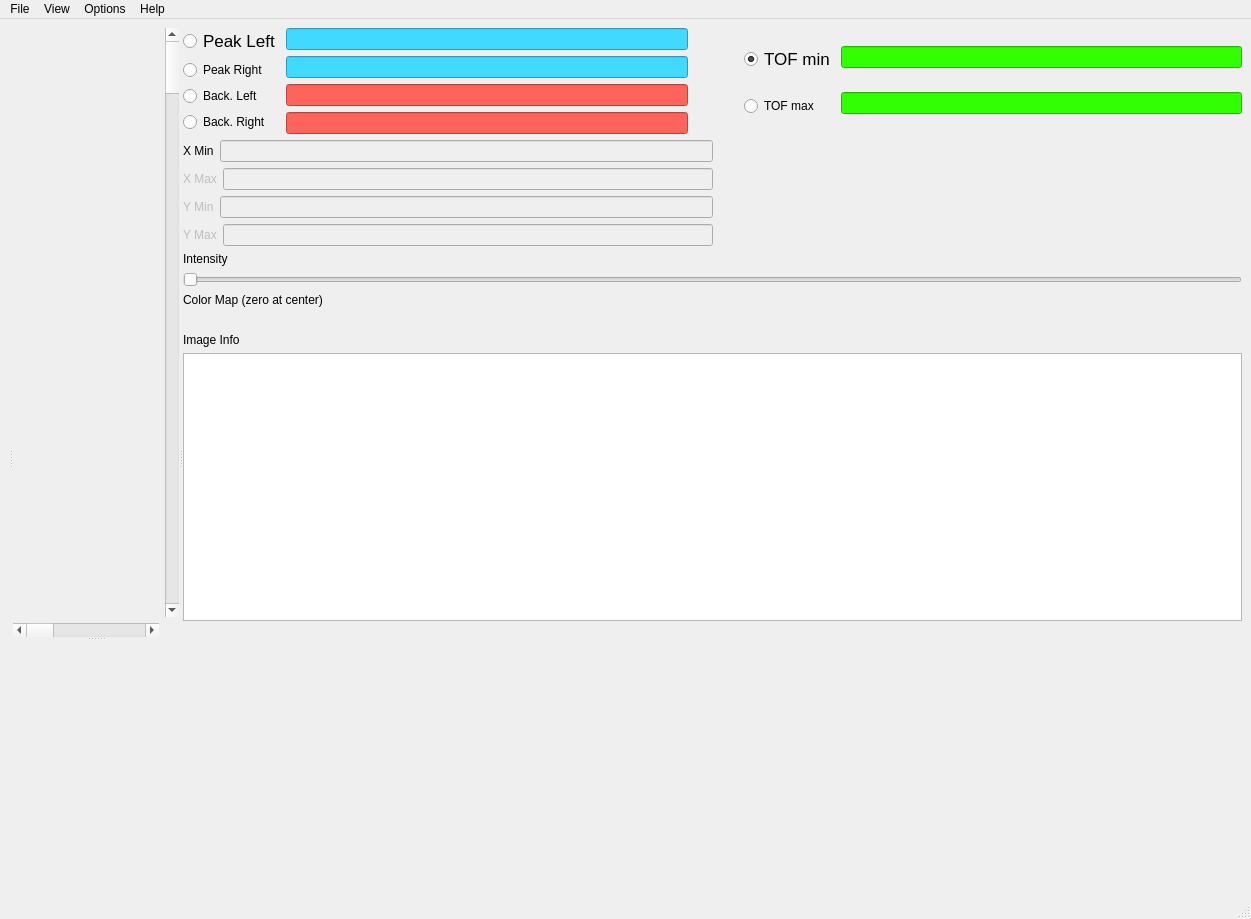
<?xml version="1.0" encoding="UTF-8"?>
<ui version="4.0">
 <class>MainWindow</class>
 <widget class="QMainWindow" name="MainWindow">
  <property name="geometry">
   <rect>
    <x>0</x>
    <y>0</y>
    <width>1251</width>
    <height>919</height>
   </rect>
  </property>
  <property name="windowTitle">
   <string>Image Viewer</string>
  </property>
  <widget class="QWidget" name="centralwidget">
   <layout class="QGridLayout" name="gridLayout_5">
    <item row="0" column="0">
     <widget class="QSplitter" name="left_right_splitter">
      <property name="orientation">
       <enum>Qt::Horizontal</enum>
      </property>
      <widget class="QSplitter" name="vgraphSplitter">
       <property name="orientation">
        <enum>Qt::Vertical</enum>
       </property>
       <widget class="QwtPlot" name="v_graphPlot"/>
      </widget>
      <widget class="QSplitter" name="imageSplitter">
       <property name="orientation">
        <enum>Qt::Vertical</enum>
       </property>
       <widget class="QWidget" name="layoutWidget">
        <layout class="QGridLayout" name="gridLayout">
         <item row="0" column="0">
          <widget class="QwtPlot" name="imagePlot"/>
         </item>
         <item row="0" column="1">
          <widget class="QScrollBar" name="imageVerticalScrollBar">
           <property name="orientation">
            <enum>Qt::Vertical</enum>
           </property>
          </widget>
         </item>
         <item row="1" column="0">
          <widget class="QScrollBar" name="imageHorizontalScrollBar">
           <property name="orientation">
            <enum>Qt::Horizontal</enum>
           </property>
          </widget>
         </item>
        </layout>
       </widget>
       <widget class="QwtPlot" name="h_graphPlot"/>
      </widget>
      <widget class="QWidget" name="layoutWidget_grid4">
       <layout class="QGridLayout" name="gridLayout_4">
        <item row="4" column="0">
         <layout class="QGridLayout" name="gridLayout_3"/>
        </item>
        <item row="5" column="0">
         <widget class="QLabel" name="label_2">
          <property name="text">
           <string>Color Map (zero at center)</string>
          </property>
         </widget>
        </item>
        <item row="7" column="0">
         <widget class="QLabel" name="color_scale"/>
        </item>
        <item row="0" column="0">
         <layout class="QFormLayout" name="formLayout">
          <property name="fieldGrowthPolicy">
           <enum>QFormLayout::FieldsStayAtSizeHint</enum>
          </property>
         </layout>
        </item>
        <item row="1" column="0">
         <layout class="QHBoxLayout" name="horizontalLayout_5">
          <item>
           <layout class="QVBoxLayout" name="verticalLayout_5">
            <item>
             <widget class="QRadioButton" name="radioButton_peakLeft">
              <property name="maximumSize">
               <size>
                <width>150</width>
                <height>16777215</height>
               </size>
              </property>
              <property name="sizeIncrement">
               <size>
                <width>150</width>
                <height>0</height>
               </size>
              </property>
              <property name="baseSize">
               <size>
                <width>0</width>
                <height>0</height>
               </size>
              </property>
              <property name="font">
               <font>
                <pointsize>13</pointsize>
               </font>
              </property>
              <property name="text">
               <string>Peak Left</string>
              </property>
              <property name="checked">
               <bool>true</bool>
              </property>
             </widget>
            </item>
            <item>
             <widget class="QRadioButton" name="radioButton_peakRight">
              <property name="maximumSize">
               <size>
                <width>150</width>
                <height>16777215</height>
               </size>
              </property>
              <property name="sizeIncrement">
               <size>
                <width>150</width>
                <height>0</height>
               </size>
              </property>
              <property name="text">
               <string>Peak Right</string>
              </property>
             </widget>
            </item>
            <item>
             <widget class="QRadioButton" name="radioButton_backLeft">
              <property name="text">
               <string>Back. Left</string>
              </property>
             </widget>
            </item>
            <item>
             <widget class="QRadioButton" name="radioButton_backRight">
              <property name="text">
               <string>Back. Right</string>
              </property>
             </widget>
            </item>
           </layout>
          </item>
          <item>
           <layout class="QVBoxLayout" name="verticalLayout_10">
            <item>
             <widget class="QLineEdit" name="lineEdit_peakLeft">
              <property name="styleSheet">
               <string notr="true">background-color: rgb(65, 217, 255);</string>
              </property>
             </widget>
            </item>
            <item>
             <widget class="QLineEdit" name="lineEdit_peakRight">
              <property name="styleSheet">
               <string notr="true">background-color: rgb(65, 217, 255);</string>
              </property>
             </widget>
            </item>
            <item>
             <widget class="QLineEdit" name="lineEdit_backLeft">
              <property name="styleSheet">
               <string notr="true">background-color: rgb(255, 100, 91);</string>
              </property>
             </widget>
            </item>
            <item>
             <widget class="QLineEdit" name="lineEdit_backRight">
              <property name="styleSheet">
               <string notr="true">background-color: rgb(255, 100, 91);</string>
              </property>
             </widget>
            </item>
           </layout>
          </item>
          <item>
           <spacer name="horizontalSpacer_7">
            <property name="orientation">
             <enum>Qt::Horizontal</enum>
            </property>
            <property name="sizeType">
             <enum>QSizePolicy::Fixed</enum>
            </property>
            <property name="sizeHint" stdset="0">
             <size>
              <width>50</width>
              <height>20</height>
             </size>
            </property>
           </spacer>
          </item>
          <item>
           <layout class="QVBoxLayout" name="verticalLayout_9">
            <item>
             <widget class="QRadioButton" name="radioButton_TOFmin">
              <property name="maximumSize">
               <size>
                <width>150</width>
                <height>16777215</height>
               </size>
              </property>
              <property name="sizeIncrement">
               <size>
                <width>150</width>
                <height>0</height>
               </size>
              </property>
              <property name="baseSize">
               <size>
                <width>0</width>
                <height>0</height>
               </size>
              </property>
              <property name="font">
               <font>
                <pointsize>13</pointsize>
               </font>
              </property>
              <property name="text">
               <string>TOF min</string>
              </property>
              <property name="checked">
               <bool>true</bool>
              </property>
             </widget>
            </item>
            <item>
             <widget class="QRadioButton" name="radioButton_TOFmax">
              <property name="maximumSize">
               <size>
                <width>150</width>
                <height>16777215</height>
               </size>
              </property>
              <property name="sizeIncrement">
               <size>
                <width>150</width>
                <height>0</height>
               </size>
              </property>
              <property name="text">
               <string>TOF max</string>
              </property>
             </widget>
            </item>
           </layout>
          </item>
          <item>
           <layout class="QVBoxLayout" name="verticalLayout_11">
            <item>
             <widget class="QLineEdit" name="lineEdit_TOFmin">
              <property name="styleSheet">
               <string notr="true">background-color: rgb(50, 255, 1);</string>
              </property>
             </widget>
            </item>
            <item>
             <widget class="QLineEdit" name="lineEdit_TOFmax">
              <property name="styleSheet">
               <string notr="true">background-color: rgb(50, 255, 1);</string>
              </property>
             </widget>
            </item>
           </layout>
          </item>
         </layout>
        </item>
        <item row="10" column="0">
         <spacer name="verticalSpacer">
          <property name="orientation">
           <enum>Qt::Vertical</enum>
          </property>
          <property name="sizeHint" stdset="0">
           <size>
            <width>20</width>
            <height>40</height>
           </size>
          </property>
         </spacer>
        </item>
        <item row="9" column="0">
         <widget class="QTableWidget" name="image_table"/>
        </item>
        <item row="8" column="0">
         <widget class="QLabel" name="table_label">
          <property name="text">
           <string>Image Info</string>
          </property>
         </widget>
        </item>
        <item row="2" column="0">
         <layout class="QGridLayout" name="gridLayout_2">
          <item row="1" column="1">
           <spacer name="horizontalSpacer_6">
            <property name="orientation">
             <enum>Qt::Horizontal</enum>
            </property>
            <property name="sizeHint" stdset="0">
             <size>
              <width>40</width>
              <height>20</height>
             </size>
            </property>
           </spacer>
          </item>
          <item row="1" column="0">
           <layout class="QVBoxLayout" name="verticalLayout_3">
            <item>
             <layout class="QVBoxLayout" name="verticalLayout_4">
              <item>
               <layout class="QHBoxLayout" name="horizontalLayout_7">
                <item>
                 <widget class="QLabel" name="peak_max_label">
                  <property name="text">
                   <string>X Min</string>
                  </property>
                 </widget>
                </item>
                <item>
                 <widget class="QLineEdit" name="x_min_input">
                  <property name="enabled">
                   <bool>false</bool>
                  </property>
                 </widget>
                </item>
               </layout>
              </item>
              <item>
               <layout class="QHBoxLayout" name="horizontalLayout_8">
                <item>
                 <widget class="QLabel" name="peak_min_label">
                  <property name="enabled">
                   <bool>false</bool>
                  </property>
                  <property name="text">
                   <string>X Max</string>
                  </property>
                 </widget>
                </item>
                <item>
                 <widget class="QLineEdit" name="x_max_input">
                  <property name="enabled">
                   <bool>false</bool>
                  </property>
                 </widget>
                </item>
               </layout>
              </item>
             </layout>
            </item>
            <item>
             <layout class="QHBoxLayout" name="horizontalLayout_6">
              <item>
               <widget class="QLabel" name="back_max_label">
                <property name="enabled">
                 <bool>false</bool>
                </property>
                <property name="text">
                 <string>Y Min</string>
                </property>
               </widget>
              </item>
              <item>
               <widget class="QLineEdit" name="y_min_input">
                <property name="enabled">
                 <bool>false</bool>
                </property>
               </widget>
              </item>
             </layout>
            </item>
            <item>
             <layout class="QHBoxLayout" name="horizontalLayout_9">
              <item>
               <widget class="QLabel" name="back_min_label">
                <property name="enabled">
                 <bool>false</bool>
                </property>
                <property name="text">
                 <string>Y Max</string>
                </property>
               </widget>
              </item>
              <item>
               <widget class="QLineEdit" name="y_max_input">
                <property name="enabled">
                 <bool>false</bool>
                </property>
               </widget>
              </item>
             </layout>
            </item>
           </layout>
          </item>
          <item row="3" column="0">
           <widget class="QLabel" name="intensity_label">
            <property name="text">
             <string>Intensity</string>
            </property>
           </widget>
          </item>
         </layout>
        </item>
        <item row="3" column="0">
         <widget class="QSlider" name="intensity_slider">
          <property name="orientation">
           <enum>Qt::Horizontal</enum>
          </property>
         </widget>
        </item>
       </layout>
      </widget>
     </widget>
    </item>
   </layout>
  </widget>
  <widget class="QMenuBar" name="menubar">
   <property name="geometry">
    <rect>
     <x>0</x>
     <y>0</y>
     <width>1251</width>
     <height>22</height>
    </rect>
   </property>
   <widget class="QMenu" name="menuFile">
    <property name="title">
     <string>File</string>
    </property>
    <addaction name="actionClose"/>
   </widget>
   <widget class="QMenu" name="menuEdit">
    <property name="title">
     <string>View</string>
    </property>
    <addaction name="action_Vscroll"/>
    <addaction name="action_Hscroll"/>
   </widget>
   <widget class="QMenu" name="menuOptions">
    <property name="title">
     <string>Options</string>
    </property>
    <widget class="QMenu" name="menuColor_Map">
     <property name="title">
      <string>Color Map</string>
     </property>
     <addaction name="actionHeat"/>
     <addaction name="actionGray"/>
     <addaction name="actionNegative_Gray"/>
     <addaction name="actionGreen_Yellow"/>
     <addaction name="actionRainbow"/>
     <addaction name="actionOptimal"/>
     <addaction name="actionMulti"/>
     <addaction name="actionSpectrum"/>
    </widget>
    <widget class="QMenu" name="menuGraph_Selected">
     <property name="title">
      <string>Graph Selected</string>
     </property>
     <addaction name="actionClear_Selections"/>
     <addaction name="actionOverlaid"/>
     <addaction name="actionOffset_Vertically"/>
     <addaction name="actionOffset_Diagonally"/>
    </widget>
    <addaction name="menuColor_Map"/>
    <addaction name="menuGraph_Selected"/>
    <addaction name="actionGraph_Rebinned_Data"/>
   </widget>
   <widget class="QMenu" name="menuHelp">
    <property name="title">
     <string>Help</string>
    </property>
   </widget>
   <addaction name="menuFile"/>
   <addaction name="menuEdit"/>
   <addaction name="menuOptions"/>
   <addaction name="menuHelp"/>
  </widget>
  <widget class="QStatusBar" name="statusbar"/>
  <action name="action">
   <property name="text">
    <string>Vertical Scroll Bar</string>
   </property>
  </action>
  <action name="actionClose">
   <property name="text">
    <string>Close</string>
   </property>
  </action>
  <action name="action_Hscroll">
   <property name="text">
    <string>Horizontal Scroll Bar</string>
   </property>
  </action>
  <action name="action_Vscroll">
   <property name="text">
    <string>Vertical Scroll Bar</string>
   </property>
  </action>
  <action name="actionVertical_Cut">
   <property name="text">
    <string>Vertical Cut</string>
   </property>
  </action>
  <action name="actionGraph_Rebinned_Data">
   <property name="text">
    <string>Graph Rebinned Data</string>
   </property>
  </action>
  <action name="actionHeat">
   <property name="text">
    <string>Heat</string>
   </property>
  </action>
  <action name="actionGray">
   <property name="text">
    <string>Gray</string>
   </property>
  </action>
  <action name="actionNegative_Gray">
   <property name="text">
    <string>Negative Gray</string>
   </property>
  </action>
  <action name="actionGreen_Yellow">
   <property name="text">
    <string>Green-Yellow</string>
   </property>
  </action>
  <action name="actionRainbow">
   <property name="text">
    <string>Rainbow</string>
   </property>
  </action>
  <action name="actionOptimal">
   <property name="text">
    <string>Optimal</string>
   </property>
  </action>
  <action name="actionMulti">
   <property name="text">
    <string>Multi</string>
   </property>
  </action>
  <action name="actionSpectrum">
   <property name="text">
    <string>Spectrum</string>
   </property>
  </action>
  <action name="actionClear_Selections">
   <property name="text">
    <string>Clear Selections</string>
   </property>
  </action>
  <action name="actionOverlaid">
   <property name="text">
    <string>Overlaid</string>
   </property>
  </action>
  <action name="actionOffset_Vertically">
   <property name="text">
    <string>Offset Vertically</string>
   </property>
  </action>
  <action name="actionOffset_Diagonally">
   <property name="text">
    <string>Offset Diagonally</string>
   </property>
  </action>
 </widget>
 <customwidgets>
  <customwidget>
   <class>QwtPlot</class>
   <extends>QFrame</extends>
   <header>qwt_plot.h</header>
   <container>1</container>
  </customwidget>
 </customwidgets>
 <resources/>
 <connections/>
</ui>
